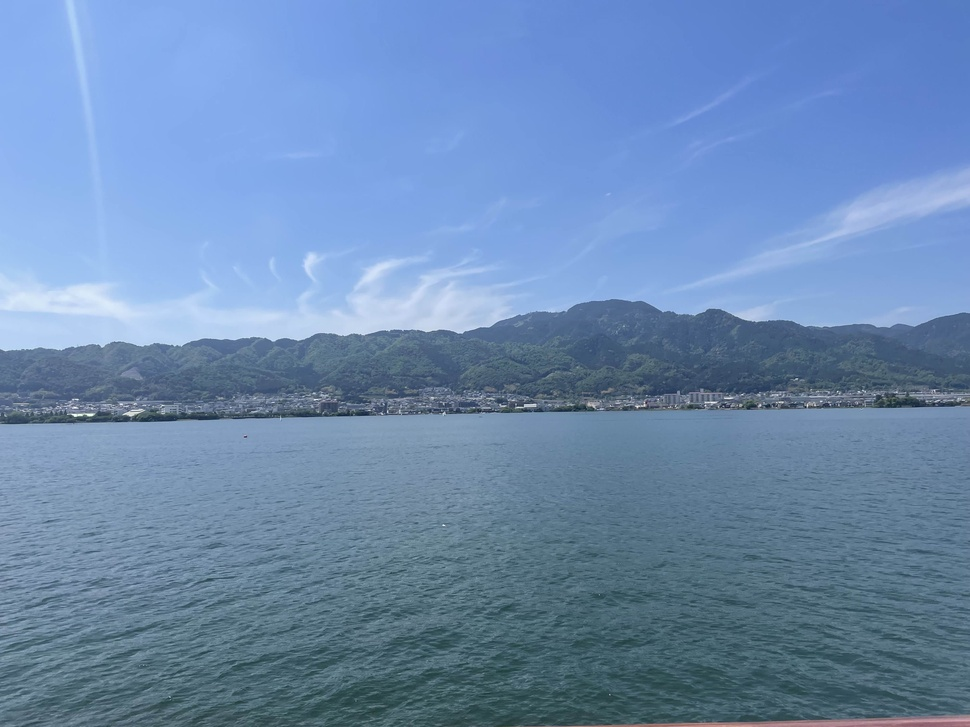
#> input picture img/biwako.jpg, 970 x 727 px, shrunk from 4032 x 3024 before the run
$ python main.py
#> lines starting #> are read from the running program, lines starting #| are printed output that depends on the picture; after the words box and inside, x2 and y2 are one past the last pixel; in counts of white or black regions, pixels touching at a corner belong together
import cv2
import numpy as np
import matplotlib.pyplot as plt

# 1. 画像を読み込む（ススキではなく、成功した琵琶湖の画像にします）
img = cv2.imread("img/biwako.jpg")
#> img is the input picture: shape (727, 970, 3); mean B, G, R 176.7, 138.5, 108

if img is None:
    print("画像が読み込めません。ファイル名を確認してください。")
    exit()

# 2. 白黒画像にする
gray = cv2.cvtColor(img, cv2.COLOR_BGR2GRAY)
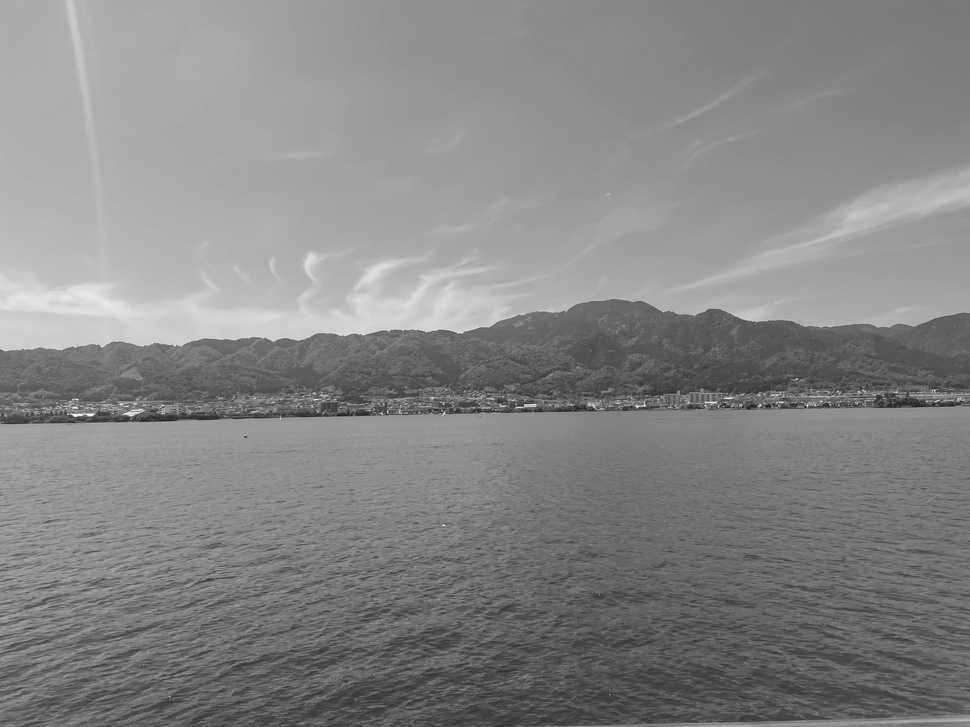
#> gray: shape (727, 970); min 24, max 253, mean 133.7

# 3. 輪郭を見つける（エッジ検出）
edges = cv2.Canny(gray, 30, 100)
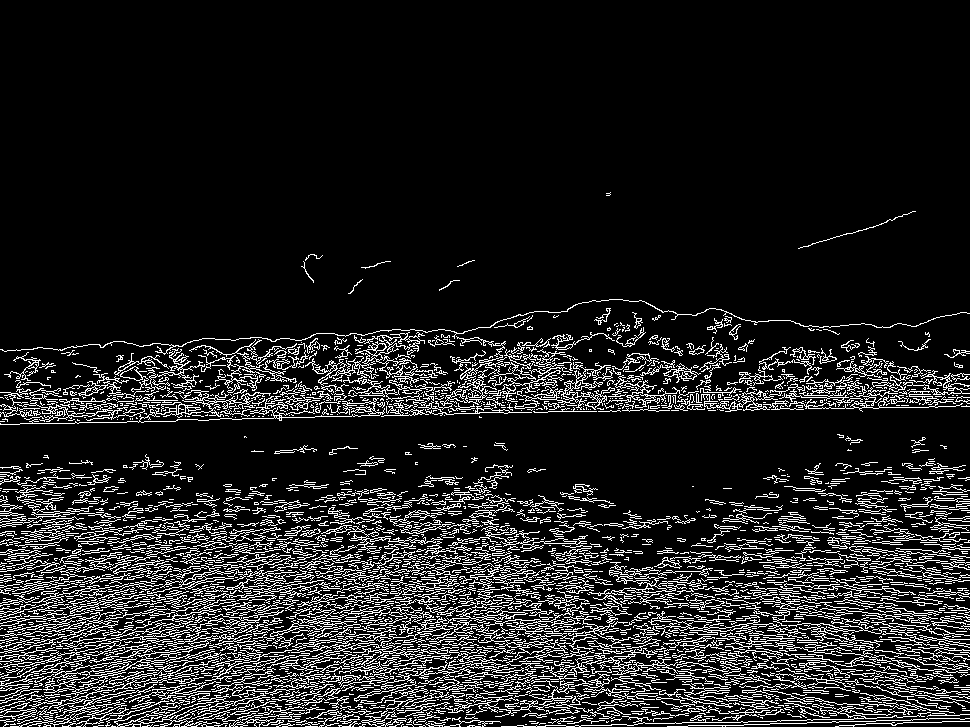
#> edges: shape (727, 970); 12.9% white in thin lines or dots, all inside (x1, y1, x2, y2) = (0, 192, 970, 727)

# 4. 直線を見つける（ハフ変換）
# 琵琶湖で成功した設定値です
lines = cv2.HoughLinesP(
    edges,
    rho=1,
    theta=np.pi / 180,
    threshold=180,      # 直線とみなす厳しさ
    minLineLength=500,  # 200ピクセル以上の長さが必要
    maxLineGap=50       # 多少途切れていてもつなぐ
)
#> lines = 172 rows, first 6: [6, 643, 969, 710], [0, 613, 969, 562], [9, 634, 969, 650], [0, 405, 969, 388], [27, 726, 959, 545], [1, 687, 969, 721]

# 一番良い線を選ぶための準備
best_line = None
max_length = 0

if lines is not None:
    for line in lines:
        x1, y1, x2, y2 = line[0]

        # 角度を計算
        angle = np.degrees(np.arctan2(y2 - y1, x2 - x1))

        # 水平に近い線だけを選ぶ（傾きが ±10度以内）
        if abs(angle) < 10:
            # 長さを計算
            length = np.sqrt((x2 - x1)**2 + (y2 - y1)**2)

            # 今までで一番長い線なら、それを採用する
            if length > max_length:
                max_length = length
                best_line = (x1, y1, x2, y2)
#> this loop made 172 passes
#> (x1, y1, x2, y2, angle, length, max_length) on passes 1, 2, 15: (6, 643, 969, 710, 3.98, 965.3, 965.3), (0, 613, 969, 562, -3.01, 970.3, 970.3), (0, 513, 969, 615, 6.01, 974.4, 974.4)
#> (x1, y1, x2, y2, angle, length) on passes 3, 4, 6, 7, 8, 9: (9, 634, 969, 650, 0.955, 960.1), (0, 405, 969, 388, -1.01, 969.1), (1, 687, 969, 721, 2.01, 968.6), (3, 410, 969, 393, -1.01, 966.1), (0, 629, 969, 629, 0, 969), (8, 601, 967, 551, -2.98, 960.3)
#> after the loop, best_line = (0, 490, 969, 609); max_length = 976.3

# 結果を表示する
result_img = img.copy()

if best_line is not None:
    # 緑色の線を引く
    x1, y1, x2, y2 = best_line
#> x1 = 0; y1 = 490; x2 = 969; y2 = 609
    cv2.line(result_img, (x1, y1), (x2, y2), (0, 255, 0), 5)
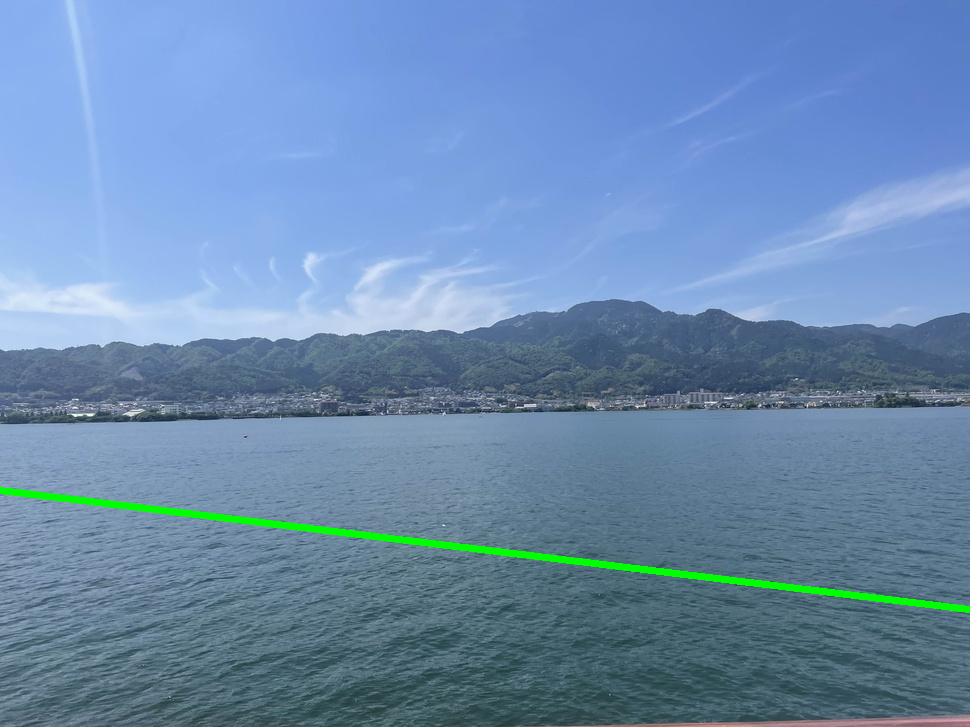
#> result_img: shape (727, 970, 3); 0.96% of pixels changed, all inside (x1, y1, x2, y2) = (0, 487, 970, 613)

    # 角度を再計算して表示
    final_angle = np.degrees(np.arctan2(y2 - y1, x2 - x1))
#> final_angle = 7
    print(f"地平線の傾き: {final_angle:.2f}°")
#| 地平線の傾き: 7.00°

    # 簡易スコア（0に近いほど高得点）
    score = max(0, 100 - abs(final_angle) * 10)
#> score = 29.99
    print(f"構図スコア: {int(score)}点")
#| 構図スコア: 29点
else:
    print("地平線が見つかりませんでした")

# 画像を表示
plt.imshow(cv2.cvtColor(result_img, cv2.COLOR_BGR2RGB))
plt.axis("off")
plt.show()
